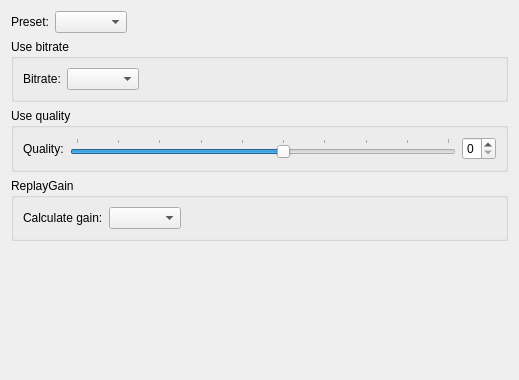
<?xml version="1.0" encoding="UTF-8"?>
<ui version="4.0">
 <class>ConfigPage_Mp3</class>
 <widget class="QWidget" name="mp3ConfigPage">
  <property name="geometry">
   <rect>
    <x>0</x>
    <y>0</y>
    <width>519</width>
    <height>380</height>
   </rect>
  </property>
  <property name="windowTitle">
   <string>MP3 encoding configuration</string>
  </property>
  <layout class="QVBoxLayout" name="verticalLayout">
   <item>
    <layout class="QHBoxLayout" name="horizontalLayout_3">
     <item>
      <widget class="QLabel" name="mp3PresetLabel">
       <property name="text">
        <string>Preset:</string>
       </property>
       <property name="buddy">
        <cstring>mp3PresetCbx</cstring>
       </property>
      </widget>
     </item>
     <item>
      <widget class="QComboBox" name="mp3PresetCbx">
       <property name="toolTip">
        <string extracomment="ererere">&lt;dt&gt;VBR medium&lt;/dt&gt;
&lt;dd&gt;By using a medium Variable BitRate, this preset should provide near transparency to most people and most music.&lt;/dd&gt;

&lt;dt&gt;VBR standard, VBR standard fast&lt;/dt&gt;
&lt;dd&gt;By using a standard Variable BitRate, this preset should generally be transparent to most people on most music and is already quite high in quality.&lt;/dd&gt;

&lt;dt&gt;VBR extreme, VBR extreme fast&lt;/dt&gt;
&lt;dd&gt;By using the highest possible Variable BitRate, this preset provides slightly higher quality than the standard mode if you have extremely good hearing or high-end audio equipment.&lt;/dd&gt;

&lt;dt&gt;VBR quality&lt;/dt&gt;
&lt;dd&gt;This Variable BitRate option lets you specify the output quality.&lt;/dd&gt;

&lt;dt&gt;fast option&lt;/dt&gt;
&lt;dd&gt;Enables the new fast VBR for a particular profile. This is recommended.&lt;/dd&gt;

&lt;dt&gt;CBR insane&lt;/dt&gt;
&lt;dd&gt;If you must have the absolute highest quality with no regard to file size, you'll achieve it by using this Constant BitRate.&lt;/dd&gt;

&lt;dt&gt;CBR kbps&lt;/dt&gt;
&lt;dd&gt;Using this Constant BitRate preset will usually give you good quality at a specified bitrate.&lt;/dd&gt;

&lt;dt&gt;ABR kbps&lt;/dt&gt;
&lt;dd&gt;Using this Average BitRate preset will usually give you higher quality than the Constant BitRate option for a specified bitrate.&lt;/dd&gt;
</string>
       </property>
      </widget>
     </item>
     <item>
      <spacer name="horizontalSpacer">
       <property name="orientation">
        <enum>Qt::Horizontal</enum>
       </property>
       <property name="sizeHint" stdset="0">
        <size>
         <width>40</width>
         <height>20</height>
        </size>
       </property>
      </spacer>
     </item>
    </layout>
   </item>
   <item>
    <widget class="QGroupBox" name="mp3BitrateBox">
     <property name="title">
      <string>Use bitrate</string>
     </property>
     <layout class="QGridLayout" name="formLayout_4">
      <item row="0" column="0">
       <widget class="QLabel" name="mp3BitrateLabel">
        <property name="text">
         <string>Bitrate:</string>
        </property>
        <property name="buddy">
         <cstring>mp3BitrateCbx</cstring>
        </property>
       </widget>
      </item>
      <item row="0" column="1">
       <widget class="QComboBox" name="mp3BitrateCbx">
        <property name="toolTip">
         <string>Sets target bitrate (in kb/s).</string>
        </property>
       </widget>
      </item>
      <item row="0" column="2">
       <spacer name="horizontalSpacer_8">
        <property name="orientation">
         <enum>Qt::Horizontal</enum>
        </property>
        <property name="sizeHint" stdset="0">
         <size>
          <width>40</width>
          <height>20</height>
         </size>
        </property>
       </spacer>
      </item>
     </layout>
    </widget>
   </item>
   <item>
    <widget class="QGroupBox" name="mp3QualityBox">
     <property name="title">
      <string>Use quality</string>
     </property>
     <layout class="QGridLayout" name="formLayout_5">
      <item row="0" column="0">
       <widget class="QLabel" name="mp3QualityLabel">
        <property name="text">
         <string>Quality:</string>
        </property>
        <property name="buddy">
         <cstring>mp3QualitySlider</cstring>
        </property>
       </widget>
      </item>
      <item row="0" column="1">
       <layout class="QHBoxLayout" name="horizontalLayout_28">
        <item>
         <widget class="QSlider" name="mp3QualitySlider">
          <property name="sizePolicy">
           <sizepolicy hsizetype="Expanding" vsizetype="Fixed">
            <horstretch>0</horstretch>
            <verstretch>0</verstretch>
           </sizepolicy>
          </property>
          <property name="minimum">
           <number>0</number>
          </property>
          <property name="maximum">
           <number>9</number>
          </property>
          <property name="singleStep">
           <number>1</number>
          </property>
          <property name="pageStep">
           <number>1</number>
          </property>
          <property name="value">
           <number>5</number>
          </property>
          <property name="orientation">
           <enum>Qt::Horizontal</enum>
          </property>
          <property name="tickPosition">
           <enum>QSlider::TicksAbove</enum>
          </property>
          <property name="tickInterval">
           <number>1</number>
          </property>
         </widget>
        </item>
        <item>
         <widget class="QSpinBox" name="mp3QualitySpin">
          <property name="maximum">
           <number>9</number>
          </property>
         </widget>
        </item>
       </layout>
      </item>
     </layout>
    </widget>
   </item>
   <item>
    <widget class="QGroupBox" name="oggGainGroup_2">
     <property name="title">
      <string>ReplayGain</string>
     </property>
     <layout class="QVBoxLayout" name="verticalLayout_4">
      <item>
       <layout class="QGridLayout" name="formLayout_8">
        <item row="0" column="0">
         <widget class="QLabel" name="mp3GainLabel">
          <property name="text">
           <string>Calculate gain:</string>
          </property>
          <property name="buddy">
           <cstring>mp3GainCbx</cstring>
          </property>
         </widget>
        </item>
        <item row="0" column="1">
         <widget class="QComboBox" name="mp3GainCbx"/>
        </item>
        <item row="0" column="2">
         <spacer name="horizontalSpacer_7">
          <property name="orientation">
           <enum>Qt::Horizontal</enum>
          </property>
          <property name="sizeHint" stdset="0">
           <size>
            <width>40</width>
            <height>20</height>
           </size>
          </property>
         </spacer>
        </item>
       </layout>
      </item>
     </layout>
    </widget>
   </item>
   <item>
    <spacer name="verticalSpacer_4">
     <property name="orientation">
      <enum>Qt::Vertical</enum>
     </property>
     <property name="sizeHint" stdset="0">
      <size>
       <width>20</width>
       <height>136</height>
      </size>
     </property>
    </spacer>
   </item>
  </layout>
 </widget>
 <tabstops>
  <tabstop>mp3PresetCbx</tabstop>
  <tabstop>mp3BitrateCbx</tabstop>
  <tabstop>mp3QualitySlider</tabstop>
  <tabstop>mp3QualitySpin</tabstop>
  <tabstop>mp3GainCbx</tabstop>
 </tabstops>
 <resources/>
 <connections>
  <connection>
   <sender>mp3QualitySlider</sender>
   <signal>valueChanged(int)</signal>
   <receiver>mp3QualitySpin</receiver>
   <slot>setValue(int)</slot>
   <hints>
    <hint type="sourcelabel">
     <x>449</x>
     <y>157</y>
    </hint>
    <hint type="destinationlabel">
     <x>506</x>
     <y>154</y>
    </hint>
   </hints>
  </connection>
  <connection>
   <sender>mp3QualitySpin</sender>
   <signal>valueChanged(int)</signal>
   <receiver>mp3QualitySlider</receiver>
   <slot>setValue(int)</slot>
   <hints>
    <hint type="sourcelabel">
     <x>506</x>
     <y>154</y>
    </hint>
    <hint type="destinationlabel">
     <x>449</x>
     <y>157</y>
    </hint>
   </hints>
  </connection>
 </connections>
</ui>
